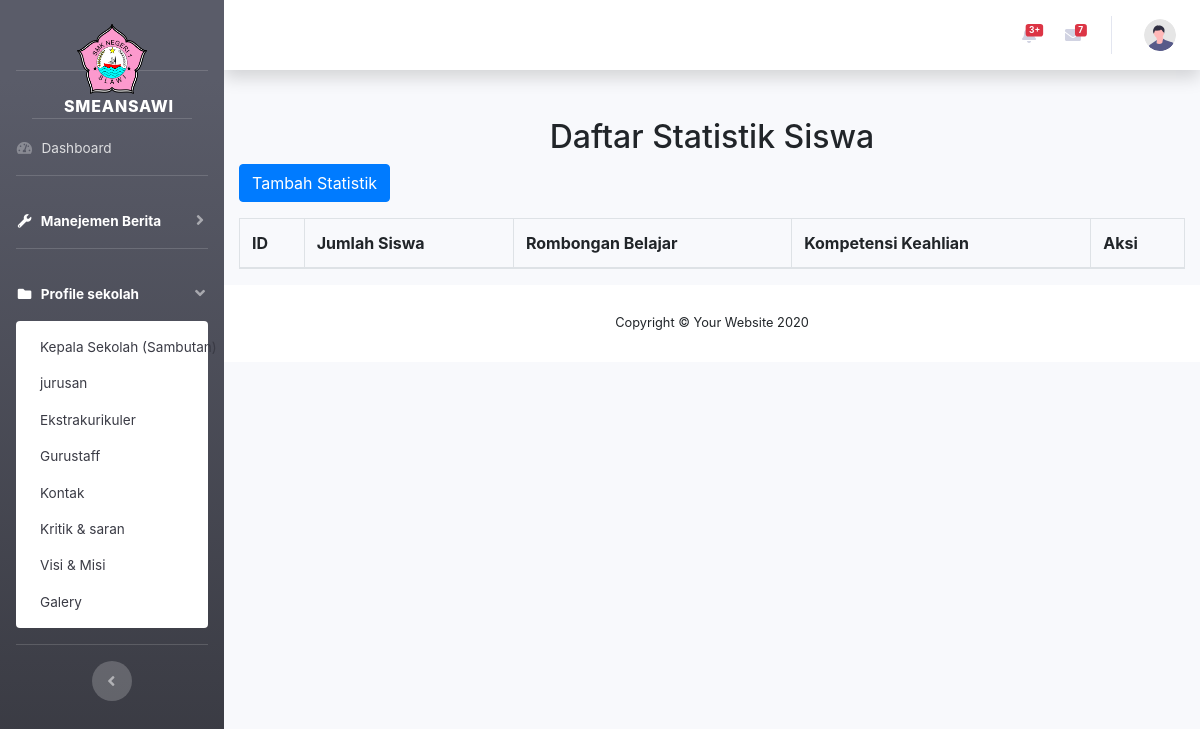
Before: /index.php/stats with the older database file.
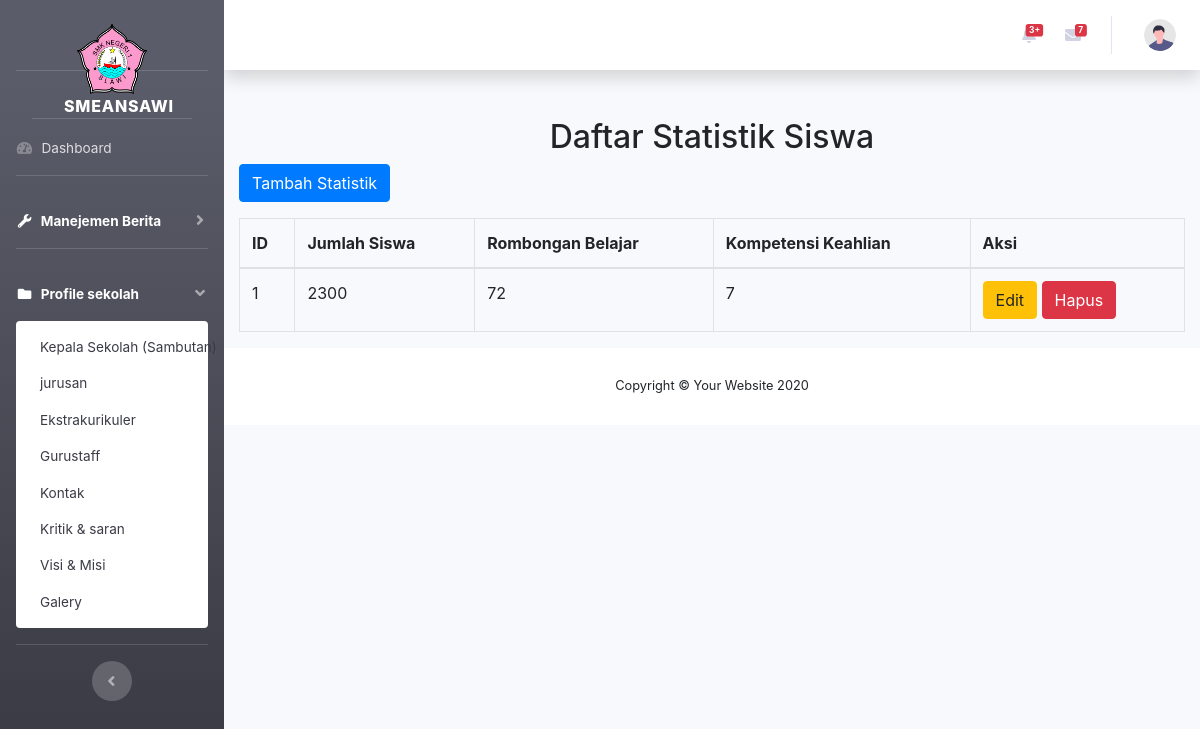
After: the same page with the newer database file.
### tables this page shows
CREATE TABLE `stats` (
  `id` int NOT NULL,
  `jumlah_siswa` int NOT NULL,
  `rombongan_belajar` int NOT NULL,
  `kompetensi_keahlian` int NOT NULL
);

### application/controllers/Stats.php (called while the page is built, shortened)
<?php
class Stats extends CI_Controller {
    public function __construct() {
        $this->load->model('Stats_model');
    }
    public function index() {
        $data['stats'] = $this->Stats_model->get_all();
        $this->load->view('admin/header');
        $this->load->view('admin/sidebar');
        $this->load->view('admin/stats/stats_list', $data);
        $this->load->view('admin/footer');
    }
}

### index.php (called while the page is built, shortened)
<?php
require_once BASEPATH.'core/CodeIgniter.php';

### application/models/Stats_model.php (called while the page is built, shortened)
<?php
class Stats_model extends CI_Model {
    private $table = 'stats';
    public function get_all() {
        return $this->db->get($this->table)->result();
    }
}

### application/views/admin/stats/stats_list.php (the view, shortened to what this page needs)
<!DOCTYPE html>
<html lang="en">
<head>
    <link rel="stylesheet" href="<?= base_url('assets/css/bootstrap.min.css'); ?>">
</head>
<body>
<div class="container mt-5">
    <h2 class="text-center">Daftar Statistik Siswa</h2>
    <a href="<?= site_url('stats/create'); ?>" class="btn btn-primary mb-3">Tambah Statistik</a>
    <table class="table table-bordered">
        <thead>
            <tr>
                <th>ID</th>
                <th>Jumlah Siswa</th>
                <th>Rombongan Belajar</th>
                <th>Kompetensi Keahlian</th>
                <th>Aksi</th>
            </tr>
        </thead>
        <tbody>
            <?php foreach ($stats as $stat): ?>
                <tr>
                    <td><?= $stat->id; ?></td>
                    <td><?= $stat->jumlah_siswa; ?></td>
                    <td><?= $stat->rombongan_belajar; ?></td>
                    <td><?= $stat->kompetensi_keahlian; ?></td>
                    <td>
                        <a href="<?= site_url('stats/edit/'.$stat->id); ?>" class="btn btn-warning">Edit</a>
                        <a href="<?= site_url('stats/delete/'.$stat->id); ?>" class="btn btn-danger" onclick="return confirm('Apakah Anda yakin ingin menghapus?');">Hapus</a>
                    </td>
                </tr>
            <?php endforeach; ?>
        </tbody>
    </table>
</div>
</body>
</html>

### application/views/admin/header.php (shortened to what this page needs)
<!DOCTYPE html>
<html lang="en">
<head><script type="text/javascript" src="/___vscode_livepreview_injected_script"></script>
    <link href="<?php echo base_url('template/assets/vendor/fontawesome-free/css/all.min.css'); ?>" rel="stylesheet" type="text/css">
    <link href="<?php echo base_url('template/admin/css/sb-admin-2.min.css'); ?>" rel="stylesheet">
</head>

### application/views/admin/sidebar.php (shortened to what this page needs)
<body id="page-top">
    <div id="wrapper">
        <ul class="navbar-nav bg-gradient-dark sidebar sidebar-dark accordion" id="accordionSidebar">
            <a class="sidebar-brand justify-content-center" href="index.html">
                <div class="logo"><img src="<?php echo base_url('template/assets/img/smkn 1 slawi.png'); ?> " style="width: 70px; height: 70px;"></div>
                <div class="sidebar-brand-text mx-5 " style="text-align: center; color: white;">SMEANSAWI</div>
                <hr class="sidebar-divider">
            </a>
            <li class="nav-item">
                <a class="nav-link" href="<?php echo base_url('admin');?>">
                    <i class="fas fa-fw fa-tachometer-alt"></i>
                    <span>Dashboard</span></a>
            </li>
            <hr class="sidebar-divider">
            <li class="nav-item active">
                <a class="nav-link collapsed" href="#" data-toggle="collapse" data-target="#collapseUtilities"
                    aria-expanded="true" aria-controls="collapseUtilities">
                    <i class="fas fa-fw fa-wrench"></i>
                    <span>Manejemen Berita</span>
                </a>
            </li>
<hr class="sidebar-divider">
<li class="nav-item active">
                <a class="nav-link" href="#" data-toggle="collapse" data-target="#collapsePages" aria-expanded="true"
                    aria-controls="collapsePages">
                    <i class="fas fa-fw fa-folder"></i>
                    <span>Profile sekolah</span>
                </a>
                <div id="collapsePages" class="collapse show" aria-labelledby="headingPages"
                    data-parent="#accordionSidebar">
                    <div class="bg-white py-2 collapse-inner rounded">
                    <a class="collapse-item" href="<?= base_url('kepalasekolah'); ?>">Kepala Sekolah (Sambutan)</a>
                        <a class="collapse-item" href="<?php echo base_url('jurusan'); ?>">jurusan</a>
                        <a class="collapse-item" href="<?php echo base_url('ekstrakurikuler'); ?>">Ekstrakurikuler</a>
                        <a class="collapse-item" href="<?php echo base_url('gurustaff'); ?>">Gurustaff</a>
                        <a class="collapse-item" href="<?php echo base_url('kontak'); ?>">Kontak</a>
                        <a class="collapse-item" href="<?php echo base_url('admin/kritiksaran'); ?>">Kritik & saran</a>
                        <a class="collapse-item" href="<?= base_url('admin/Visimisi'); ?>">Visi & Misi</a>
                        <a class="collapse-item" href="<?php echo site_url('admin/galeri'); ?>">Galery</a>
                    </div>
                </div>
            </li>
            <hr class="sidebar-divider d-none d-md-block">
            <div class="text-center d-none d-md-inline">
                <button class="rounded-circle border-0" id="sidebarToggle"></button>
            </div>
        </ul>
        <div id="content-wrapper" class="d-flex flex-column">
            <div id="content">
                <nav class="navbar navbar-expand navbar-light bg-white topbar mb-4 static-top shadow">
                    <ul class="navbar-nav ml-auto">
                        <li class="nav-item dropdown no-arrow mx-1">
                            <a class="nav-link dropdown-toggle" href="#" id="alertsDropdown" role="button"
                                data-toggle="dropdown" aria-haspopup="true" aria-expanded="false">
                                <span class="badge badge-danger badge-counter">3+</span>
                            </a>
                        </li>
                        <li class="nav-item dropdown no-arrow mx-1">
                            <a class="nav-link dropdown-toggle" href="#" id="messagesDropdown" role="button"
                                data-toggle="dropdown" aria-haspopup="true" aria-expanded="false">
                                <i class="fas fa-envelope fa-fw"></i>
                                <span class="badge badge-danger badge-counter">7</span>
                            </a>
                        </li>
                        <li class="nav-item dropdown no-arrow">
                            <a class="nav-link dropdown-toggle" href="#" id="userDropdown" role="button"
                                data-toggle="dropdown" aria-haspopup="true" aria-expanded="false">
                                <img class="img-profile rounded-circle"
                                    src="<?php echo base_url('template/admin/img/undraw_profile.svg'); ?>">
                            </a>
                        </li>
                    </ul>
                </nav>

### application/views/admin/footer.php (shortened to what this page needs)
            <footer class="sticky-footer bg-white">
                <div class="container my-auto">
                    <div class="copyright text-center my-auto">
                        <span>Copyright &copy; Your Website 2020</span>
                    </div>
                </div>
            </footer>
        </div>
    </div>
</body>
</html>

Changed rows visible on the page:
added stats: id "1", jumlah_siswa "2300", rombongan_belajar "72", kompetensi_keahlian "7"
